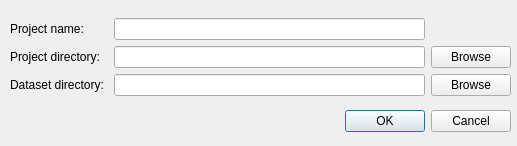
<?xml version="1.0" encoding="UTF-8"?>
<ui version="4.0">
 <class>NewProjectDialog</class>
 <widget class="QDialog" name="NewProjectDialog">
  <property name="geometry">
   <rect>
    <x>0</x>
    <y>0</y>
    <width>517</width>
    <height>146</height>
   </rect>
  </property>
  <property name="windowTitle">
   <string>New Project</string>
  </property>
  <widget class="QWidget" name="verticalLayoutWidget">
   <property name="geometry">
    <rect>
     <x>10</x>
     <y>10</y>
     <width>501</width>
     <height>131</height>
    </rect>
   </property>
   <layout class="QVBoxLayout" name="verticalLayout">
    <item>
     <layout class="QGridLayout" name="gridLayout">
      <item row="2" column="0">
       <widget class="QLabel" name="datasetPathLabel">
        <property name="text">
         <string>Dataset directory: </string>
        </property>
       </widget>
      </item>
      <item row="2" column="1">
       <widget class="QLineEdit" name="datasetPathEdit"/>
      </item>
      <item row="0" column="1">
       <widget class="QLineEdit" name="projectNameEdit"/>
      </item>
      <item row="2" column="2">
       <widget class="QPushButton" name="browseDatasetDirectoryButton">
        <property name="text">
         <string>Browse</string>
        </property>
       </widget>
      </item>
      <item row="1" column="0">
       <widget class="QLabel" name="projectDirectoryLabel">
        <property name="text">
         <string>Project directory:</string>
        </property>
       </widget>
      </item>
      <item row="0" column="0">
       <widget class="QLabel" name="projectNameLabel">
        <property name="text">
         <string>Project name: </string>
        </property>
       </widget>
      </item>
      <item row="1" column="1">
       <widget class="QLineEdit" name="projectDirectoryEdit"/>
      </item>
      <item row="1" column="2">
       <widget class="QPushButton" name="browseProjectDirectoryButton">
        <property name="text">
         <string>Browse</string>
        </property>
       </widget>
      </item>
     </layout>
    </item>
    <item>
     <widget class="QDialogButtonBox" name="buttonBox">
      <property name="orientation">
       <enum>Qt::Horizontal</enum>
      </property>
      <property name="standardButtons">
       <set>QDialogButtonBox::Cancel|QDialogButtonBox::Ok</set>
      </property>
      <property name="centerButtons">
       <bool>false</bool>
      </property>
     </widget>
    </item>
   </layout>
  </widget>
 </widget>
 <tabstops>
  <tabstop>projectNameEdit</tabstop>
  <tabstop>browseProjectDirectoryButton</tabstop>
  <tabstop>projectDirectoryEdit</tabstop>
  <tabstop>browseDatasetDirectoryButton</tabstop>
  <tabstop>datasetPathEdit</tabstop>
 </tabstops>
 <resources/>
 <connections>
  <connection>
   <sender>buttonBox</sender>
   <signal>accepted()</signal>
   <receiver>NewProjectDialog</receiver>
   <slot>accept()</slot>
   <hints>
    <hint type="sourcelabel">
     <x>248</x>
     <y>254</y>
    </hint>
    <hint type="destinationlabel">
     <x>157</x>
     <y>274</y>
    </hint>
   </hints>
  </connection>
  <connection>
   <sender>buttonBox</sender>
   <signal>rejected()</signal>
   <receiver>NewProjectDialog</receiver>
   <slot>reject()</slot>
   <hints>
    <hint type="sourcelabel">
     <x>316</x>
     <y>260</y>
    </hint>
    <hint type="destinationlabel">
     <x>286</x>
     <y>274</y>
    </hint>
   </hints>
  </connection>
 </connections>
</ui>
